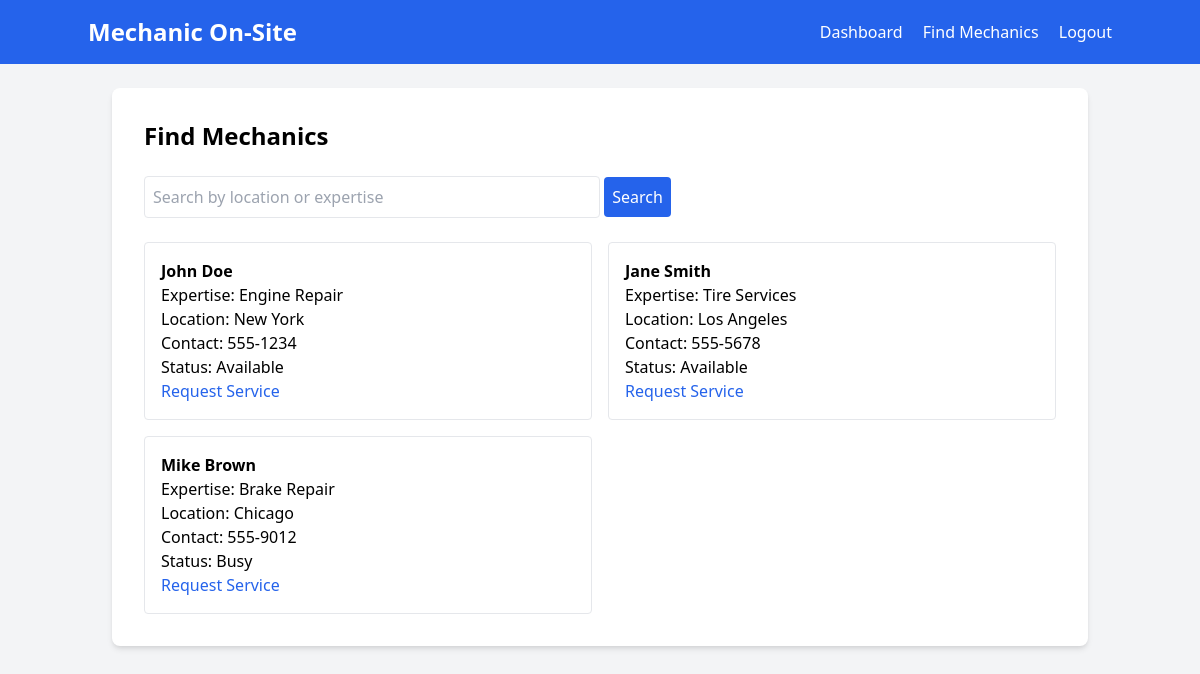
Screenshot of /mechanics (signed in) with the database file from the repository.
### tables this page shows
CREATE TABLE mechanics (
        id INTEGER PRIMARY KEY AUTOINCREMENT,
        name TEXT NOT NULL,
        expertise TEXT NOT NULL,
        location TEXT NOT NULL,
        contact TEXT NOT NULL,
        availability TEXT NOT NULL
    );

### app.py (the view)
@app.route('/mechanics', methods=['GET', 'POST'])
def mechanics():
    if 'user_id' not in session:
        return redirect(url_for('login'))
    conn = sqlite3.connect('database.db')
    c = conn.cursor()
    search_query = request.form.get('search', '')
    if search_query:
        c.execute('SELECT * FROM mechanics WHERE location LIKE ? OR expertise LIKE ?', (f'%{search_query}%', f'%{search_query}%'))
    else:
        c.execute('SELECT * FROM mechanics')
    mechanics = c.fetchall()
    conn.close()
    return render_template('mechanics.html', mechanics=mechanics, search_query=search_query)

### templates/mechanics.html (shortened to what this page needs)
        {% extends "base.html" %}
{% block content %}
<div class="bg-white p-8 rounded-lg shadow-md">
    <h2 class="text-2xl font-bold mb-6">Find Mechanics</h2>
    <form method="POST" action="{{ url_for('mechanics') }}" class="mb-6">
        <input type="text" name="search" placeholder="Search by location or expertise" value="{{ search_query }}" class="p-2 border rounded w-full md:w-1/2">
        <button type="submit" class="bg-blue-600 text-white p-2 rounded hover:bg-blue-700">Search</button>
    </form>
    <div class="grid grid-cols-1 md:grid-cols-2 gap-4">
        {% for mechanic in mechanics %}
            <div class="border p-4 rounded">
                <h4 class="font-bold">{{ mechanic[1] }}</h4>
                <p>Expertise: {{ mechanic[2] }}</p>
                <p>Location: {{ mechanic[3] }}</p>
                <p>Contact: {{ mechanic[4] }}</p>
                <p>Status: {{ mechanic[5] }}</p>
                <a href="{{ url_for('request_service', mechanic_id=mechanic[0]) }}" class="text-blue-600 hover:underline">Request Service</a>
            </div>
        {% endfor %}
    </div>
</div>
{% endblock %}

### rows the page displays
mechanics: name "John Doe", expertise "Engine Repair", location "New York", contact "555-1234", availability "Available"
mechanics: name "Jane Smith", expertise "Tire Services", location "Los Angeles", contact "555-5678", availability "Available"
mechanics: name "Mike Brown", expertise "Brake Repair", location "Chicago", contact "555-9012", availability "Busy"
